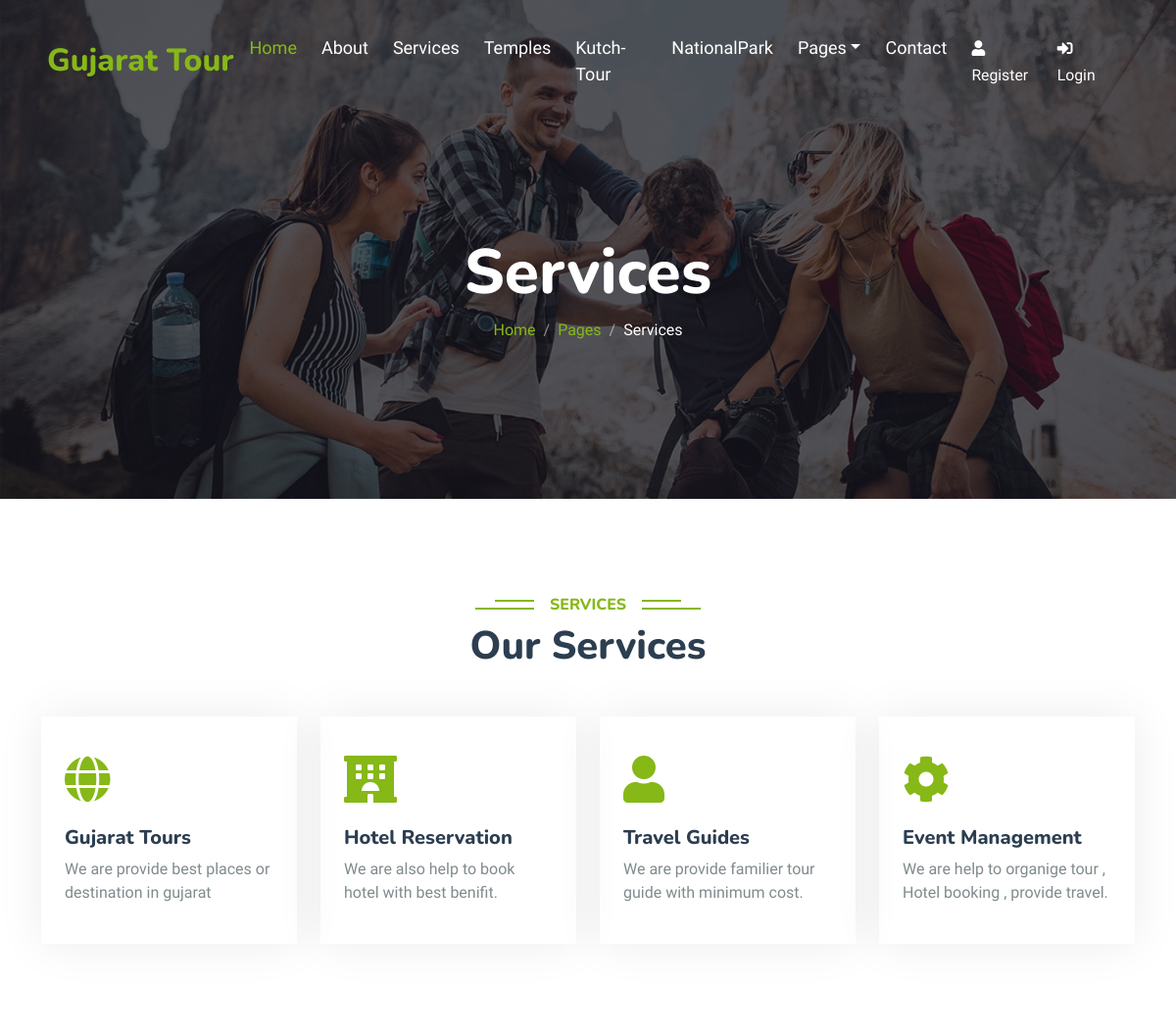
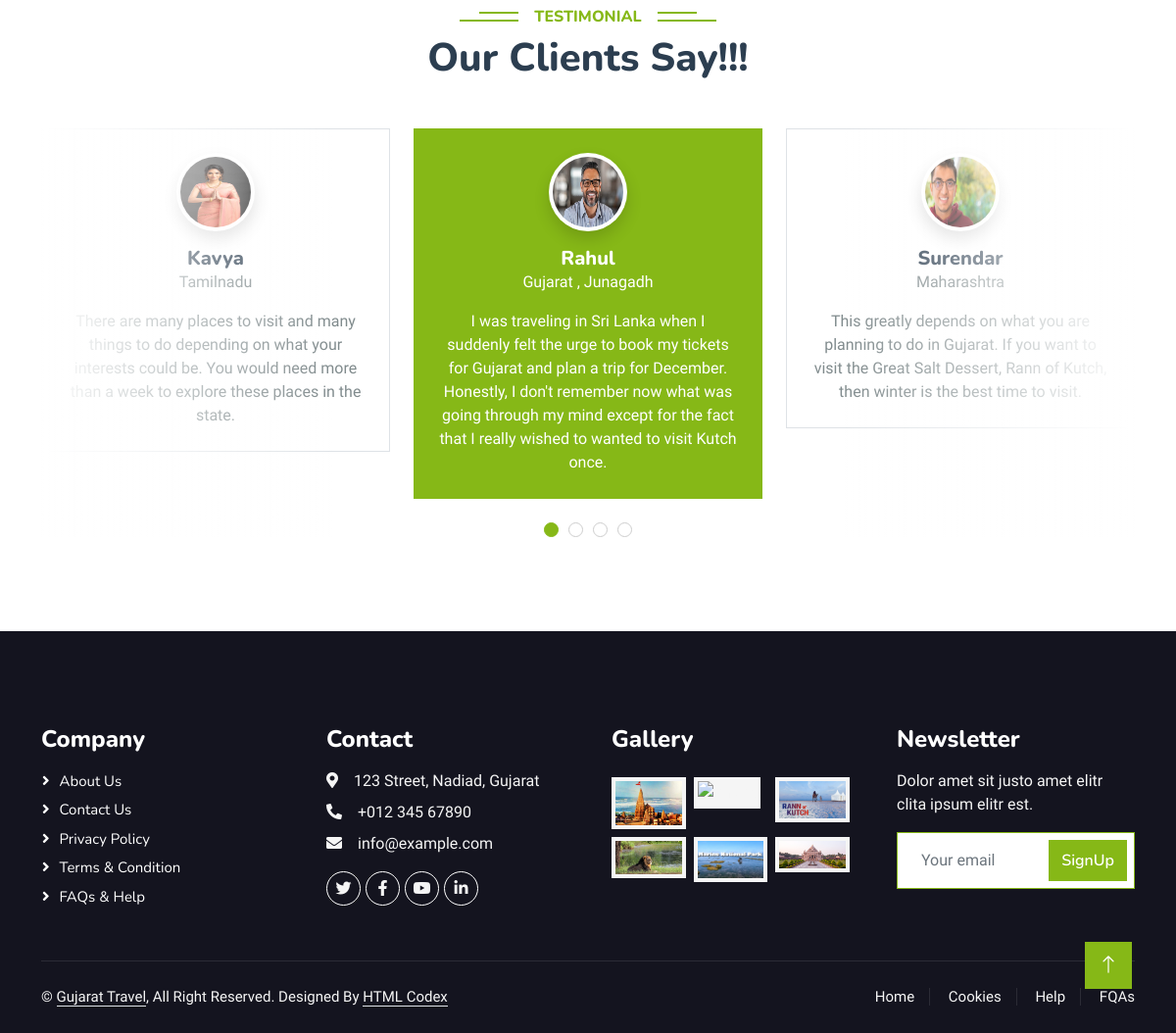
The app's page /service/ with its own data (2 pictures, top to bottom).
### app/models.py (models this page shows)
class testimonialModel(models.Model):
    image = models.ImageField(upload_to='testimonial')
    name = models.CharField(max_length=100)
    location = models.CharField(max_length=100)
    para = models.TextField(max_length=300)

### app/views.py (the view)
# urls.py: path('service/',views.service,name='service'),
def service(request):
    testimonial_data = testimonialModel.objects.all()
    return render(request,'service.html',{'testimonial_data':testimonial_data})

### templates/service.html (shortened to what this page needs)
{% extends "base.html" %}
{% load static %}
{% block content %}
        <div class="container-fluid bg-primary py-5 mb-5 hero-header">
            <div class="container py-5">
                <div class="row justify-content-center py-5">
                    <div class="col-lg-10 pt-lg-5 mt-lg-5 text-center">
                        <h1 class="display-3 text-white animated slideInDown">Services</h1>
                        <nav aria-label="breadcrumb">
                            <ol class="breadcrumb justify-content-center">
                                <li class="breadcrumb-item"><a href="#">Home</a></li>
                                <li class="breadcrumb-item"><a href="#">Pages</a></li>
                                <li class="breadcrumb-item text-white active" aria-current="page">Services</li>
                            </ol>
                        </nav>
                    </div>
                </div>
            </div>
        </div>
    <div class="container-xxl py-5">
        <div class="container">
          <div class="text-center wow fadeInUp" data-wow-delay="0.1s">
            <h6 class="section-title bg-white text-center text-primary px-3">
              Services
            </h6>
            <h1 class="mb-5">Our Services</h1>
          </div>
          <div class="row g-4">
            <div class="col-lg-3 col-sm-6 wow fadeInUp" data-wow-delay="0.1s">
              <div class="service-item rounded pt-3">
                <div class="p-4">
                  <i class="fa fa-3x fa-globe text-primary mb-4"></i>
                  <h5>Gujarat Tours</h5>
                  <p>
                    We are provide best places or destination in gujarat
                  </p>
                </div>
              </div>
            </div>
            <div class="col-lg-3 col-sm-6 wow fadeInUp" data-wow-delay="0.3s">
              <div class="service-item rounded pt-3">
                <div class="p-4">
                  <i class="fa fa-3x fa-hotel text-primary mb-4"></i>
                  <h5>Hotel Reservation</h5>
                  <p>
                    We are also help to book hotel with best benifit.
                  </p>
                </div>
              </div>
            </div>
            <div class="col-lg-3 col-sm-6 wow fadeInUp" data-wow-delay="0.5s">
              <div class="service-item rounded pt-3">
                <div class="p-4">
                  <i class="fa fa-3x fa-user text-primary mb-4"></i>
                  <h5>Travel Guides</h5>
                  <p>
                    We are provide familier tour guide with minimum cost.
                  </p>
                </div>
              </div>
            </div>
            <div class="col-lg-3 col-sm-6 wow fadeInUp" data-wow-delay="0.7s">
              <div class="service-item rounded pt-3">
                <div class="p-4">
                  <i class="fa fa-3x fa-cog text-primary mb-4"></i>
                  <h5>Event Management</h5>
                  <p>
                    We are help to organige tour , Hotel booking , provide travel.
                  </p>
                </div>
              </div>
            </div>
          </div>
        </div>
      </div>
    <div class="container-xxl py-5 wow fadeInUp" data-wow-delay="0.1s">
        <div class="container">
          <div class="text-center">
            <h6 class="section-title bg-white text-center text-primary px-3">
              Testimonial
            </h6>
            <h1 class="mb-5">Our Clients Say!!!</h1>
          </div>
          <div class="owl-carousel testimonial-carousel position-relative">
            {% for n in testimonial_data %}
            <div class="testimonial-item bg-white text-center border p-4">
              <img
                class="bg-white rounded-circle shadow p-1 mx-auto mb-3"
                src="{{n.image.url}}"
                style="width: 80px; height: 80px"
              />
              <h5 class="mb-0">{{n.name}}</h5>
              <p>{{n.location}}</p>
              <p class="mb-0">
                {{n.para}}
              </p>
            </div>
            {% endfor %}
          </div>
        </div>
      </div>
{% endblock content %}

### static/css/style.css (style rules this page uses)
:root { --primary: #86B817; --secondary: #FE8800; --light: #F5F5F5; --dark: #14141F; }
.hero-header { background: linear-gradient(rgba(20, 20, 31, .7), rgba(20, 20, 31, .7)), url(/static/img/bg-hero.jpg); background-position: center center; background-repeat: no-repeat; background-size: cover; }
.breadcrumb-item + .breadcrumb-item::before { color: rgba(255, 255, 255, .5); }
.section-title { position: relative; display: inline-block; text-transform: uppercase; }
.section-title::before { position: absolute; content: ""; width: calc(100% + 80px); height: 2px; top: 4px; left: -40px; background: var(--primary); z-index: -1; }
.section-title::after { position: absolute; content: ""; width: calc(100% + 120px); height: 2px; bottom: 5px; left: -60px; background: var(--primary); z-index: -1; }
.service-item { box-shadow: 0 0 45px rgba(0, 0, 0, .08); transition: .5s; cursor: pointer; }
.service-item * { transition: .5s; }
.testimonial-carousel::before { position: absolute; content: ""; top: 0; left: 0; height: 100%; width: 0; background: linear-gradient(to right, rgba(255, 255, 255, 1) 0%, rgba(255, 255, 255, 0) 100%); z-index: 1; }
.testimonial-carousel::after { position: absolute; content: ""; top: 0; right: 0; height: 100%; width: 0; background: linear-gradient(to left, rgba(255, 255, 255, 1) 0%, rgba(255, 255, 255, 0) 100%); z-index: 1; }
@media (min-width: 768px) { .testimonial-carousel::before, .testimonial-carousel::after { width: 200px; } }
@media (min-width: 992px) { .testimonial-carousel::before, .testimonial-carousel::after { width: 300px; } }
.testimonial-carousel .owl-item .testimonial-item, .testimonial-carousel .owl-item.center .testimonial-item * { transition: .5s; }
.testimonial-carousel .owl-item.center .testimonial-item { background: var(--primary) !important; border-color: var(--primary) !important; }
.testimonial-carousel .owl-item.center .testimonial-item * { color: #FFFFFF !important; }
.container-fluid .breadcrumb > .active { color: #0000; }

### records on screen
testimonialModel: image (picture), name "Rahul", location "Gujarat , Junagadh", para "I was traveling in Sri Lanka when I suddenly felt the urge to book my tickets for Gujarat and plan a trip for December. Honestly, I don't remember now what was going through my mind except for the fact that I really wished to wanted to visit Kutch once."
testimonialModel: image (picture), name "Surendar", location "Maharashtra", para "This greatly depends on what you are planning to do in Gujarat. If you want to visit the Great Salt Dessert, Rann of Kutch, then winter is the best time to visit."
testimonialModel: image (picture), name "Kavya", location "Tamilnadu", para "There are many places to visit and many things to do depending on what your interests could be. You would need more than a week to explore these places in the state."
